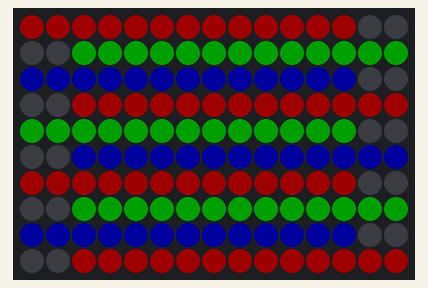
Simulated run of this sketch. Board: Arduino Uno, built with avr-gcc and run on an emulated ATmega328P. On the bench: 15×10 RGB LED matrix (first LED top left, wired row by row). Dim RGB values are drawn brighter than linear.

Above: at 3.1 s.
At 73.1 s:
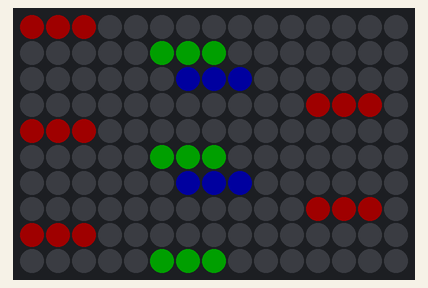

The sketch:

matrix_working.ino
```cpp
#include <FastLED.h>

#define LED_PIN  3

#define COLOR_ORDER GRB
#define CHIPSET     WS2812B
#define NUM_LEDS    150
CRGB leds[NUM_LEDS];

#define BRIGHTNESS 32

// Create and Edit color definitions here
uint8_t R[3] = {255,0,0};
uint8_t G[3] = {0,255,0};
uint8_t B[3] = {0,0,255};
uint8_t x[3] = {0,0,0}; //off aka black

void setup() {
  delay( 3000 );
  FastLED.addLeds<CHIPSET, LED_PIN, COLOR_ORDER>(leds, NUM_LEDS).setCorrection(TypicalSMD5050);
  FastLED.setBrightness(BRIGHTNESS);
}

//     XY(x,y) takes x and y coordinates and returns an LED index number,
//             for use like this:  leds[ XY(x,y) ] == CRGB::Red;


// Params for width and height
const uint8_t NumberOfColumns = 15;
const uint8_t NumberOfRows = 10;

uint8_t *ColorMap[NumberOfRows][NumberOfColumns];

// Param for different pixel layouts
const bool    kMatrixSerpentineLayout = true;
// Set 'kMatrixSerpentineLayout' to false if your pixels are
// laid out all running the same way, like this:
//
//     0 >  1 >  2 >  3 >  4
//                         |
//     .----<----<----<----'
//     |
//     5 >  6 >  7 >  8 >  9
//                         |
//     .----<----<----<----'
//     |
//    10 > 11 > 12 > 13 > 14
//                         |
//     .----<----<----<----'
//     |
//    15 > 16 > 17 > 18 > 19
//
// Set 'kMatrixSerpentineLayout' to true if your pixels are
// laid out back-and-forth, like this:
//
//     0 >  1 >  2 >  3 >  4
//                         |
//                         |
//     9 <  8 <  7 <  6 <  5
//     |
//     |
//    10 > 11 > 12 > 13 > 14
//                        |
//                        |
//    19 < 18 < 17 < 16 < 15

// This function will return the right 'led index number' for
// a given set of X and Y coordinates on your matrix.
//

// This takes the x,y coordinates and generates the
// corresponding LED pixel based on the matrix setup.
uint16_t XY( uint8_t row, uint8_t column)
{
  uint16_t i;

  if( kMatrixSerpentineLayout == false) {
    i = (row * NumberOfColumns) + column;
  }

  if( kMatrixSerpentineLayout == true) {
    if(row & 0x01) {
      // Odd rows run backwards
      uint8_t reverseX = (NumberOfColumns - 1) - column;
      i = (row * NumberOfColumns) + reverseX;
    } else {
      // Even rows run forwards
      i = (row * NumberOfColumns) + column;
    }
  }

  return i;
}

// Demo that USES "XY" follows code below

void loop()
{
    // Copy, Paste, and Edit this block of code with your color
    // variables to make your pixel art and animations. Make sure
    // to increment 'ColorMap#' by one with each copy/paste.
    // Ensure that the matrix dimensions match the 'NumberOfRows'
    // and 'NumberOfColumns' defined at the beginning of this
    // program, and match in the 'LightEmUp' function parameters.

    // Start Copy here:
    uint8_t *ColorMap1[NumberOfRows][NumberOfColumns] = {
     //0  1  2  3  4  5  6  7  8  9 10 11 12 13 14
      {R, R, R, R, R, R, R, R, R, R, R, R, R, x, x}, //0
      {x, x, G, G, G, G, G, G, G, G, G, G, G, G, G}, //1
      {B, B, B, B, B, B, B, B, B, B, B, B, B, x, x}, //2
      {x, x, R, R, R, R, R, R, R, R, R, R, R, R, R}, //3
      {G, G, G, G, G, G, G, G, G, G, G, G, G, x, x}, //4
      {x, x, B, B, B, B, B, B, B, B, B, B, B, B, B}, //5
      {R, R, R, R, R, R, R, R, R, R, R, R, R, x, x}, //6
      {x, x, G, G, G, G, G, G, G, G, G, G, G, G, G}, //7
      {B, B, B, B, B, B, B, B, B, B, B, B, B, x, x}, //8
      {x, x, R, R, R, R, R, R, R, R, R, R, R, R, R}, //9
    };
    LightEmUp(ColorMap1);
    delay(10000); //how long to stay here (ms)
    // End Copy here.

    // Start Copy here:
    uint8_t *ColorMap2[NumberOfRows][NumberOfColumns] = {
     //0  1  2  3  4  5  6  7  8  9 10 11 12 13 14
      {R, R, R, x, x, x, x, x, x, x, x, x, x, x, x}, //0
      {x, x, x, x, x, G, G, G, x, x, x, x, x, x, x}, //1
      {x, x, x, x, x, x, B, B, B, x, x, x, x, x, x}, //2
      {x, x, x, x, x, x, x, x, x, x, x, R, R, R, x}, //3
      {R, R, R, x, x, x, x, x, x, x, x, x, x, x, x}, //4
      {x, x, x, x, x, G, G, G, x, x, x, x, x, x, x}, //5
      {x, x, x, x, x, x, B, B, B, x, x, x, x, x, x}, //6
      {x, x, x, x, x, x, x, x, x, x, x, R, R, R, x}, //7
      {R, R, R, x, x, x, x, x, x, x, x, x, x, x, x}, //8
      {x, x, x, x, x, G, G, G, x, x, x, x, x, x, x}, //9
    };
    LightEmUp(ColorMap2);
    delay(50000); //how long to stay here (ms)
    // End Copy here.
}

// The 'LightEmUp' function uses the ColorMap to assign the user
// defined colors to the corresponding pixel.
// Once assigned the LEDS are all turned on at once.
// Edit number of columns here ----\/ also
void LightEmUp(uint8_t *ColorMap[][15])
{
  for(uint8_t column = 0; column < NumberOfColumns; column++) {
    for(uint8_t row = 0; row < NumberOfRows; row++) {
      leds[XY(row, column)] = CRGB(*(ColorMap[row][column]),*((ColorMap[row][column])+1),*((ColorMap[row][column])+2));
      }
    }
  FastLED.show();
}
```

Measured:
- what the display in image 0 shows lasts 10.0 s, from 3.0 s to 13.0 s
- what the display in image 1 shows lasts 50.0 s, from 73.0 s to 123.0 s
